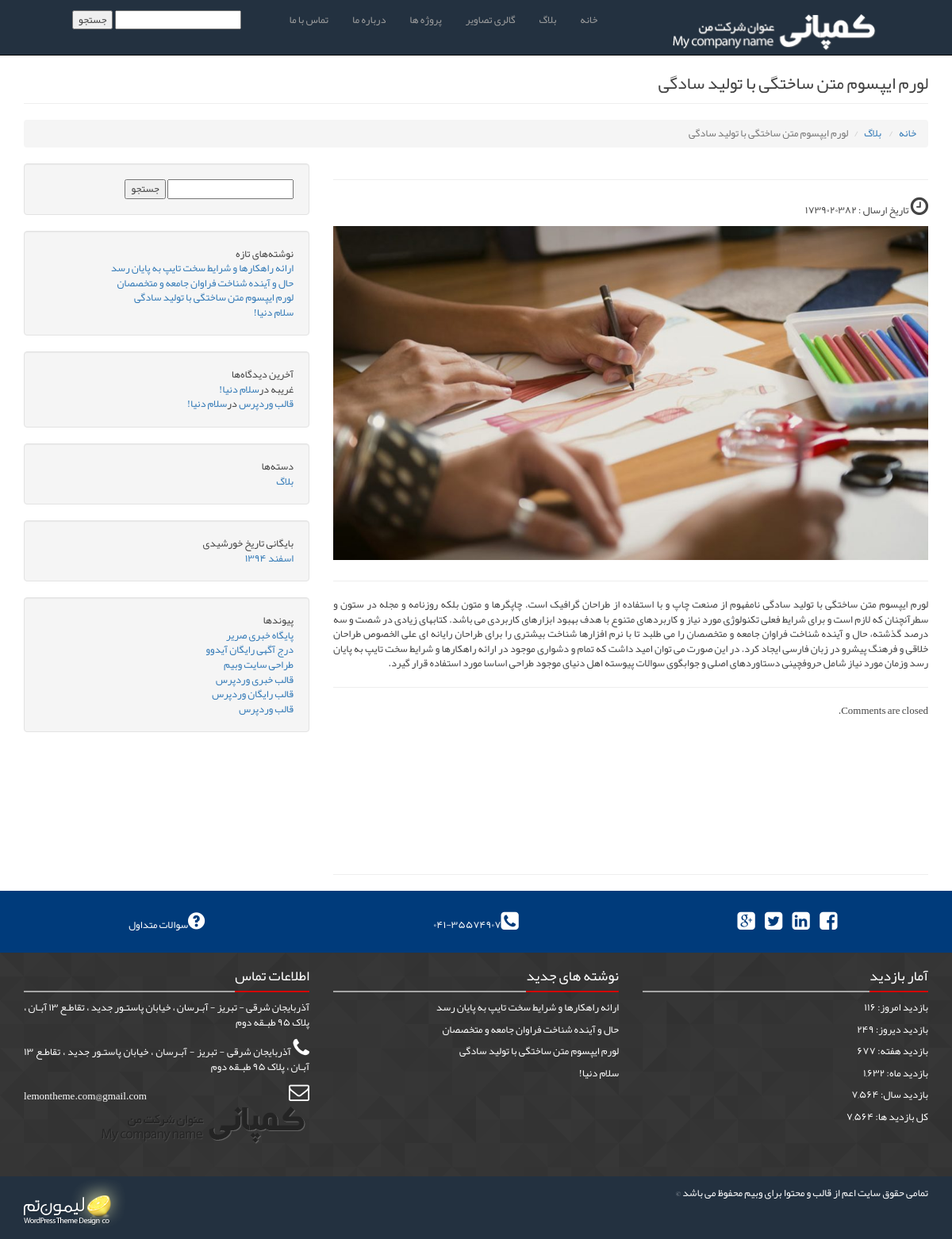
/Projects/company-2025/index.php?page=show_blog&id=3, run on the app's committed database.
### tables this page shows
CREATE TABLE IF NOT EXISTS `tbl_menus` (
  `id` int NOT NULL AUTO_INCREMENT,
  `parent_id` int NOT NULL,
  `title` varchar(50) NOT NULL,
  `target_type` enum('Internal','External') NOT NULL,
  `target` varchar(100) NOT NULL,
  `new_window` tinyint(1) NOT NULL,
  `custom_url` varchar(100) NOT NULL,
  `sort` int NOT NULL,
  `enable` tinyint(1) NOT NULL,
  PRIMARY KEY (`id`)
);

CREATE TABLE IF NOT EXISTS `tbl_blogs` (
  `id` int NOT NULL AUTO_INCREMENT,
  `title` varchar(250) NOT NULL,
  `text` text NOT NULL,
  `keywords` varchar(1000) NOT NULL,
  `description` varchar(1500) NOT NULL,
  `date` int NOT NULL,
  `enable` tinyint(1) NOT NULL,
  PRIMARY KEY (`id`)
);

### include/classes/UnitBase.php (called while the page is built, shortened)
<?php
	class UnitBase  {
		public static $data=array();
		public static function setData($page_name,$data){
			self::$data[$page_name]=$data;
		}
		public static function getData($page_name){
			return self::$data[$page_name];
		}
	}
?>

### include/db/DB.php (called while the page is built, shortened)
<?php
	class DB {
		private static $mysqli=null;
		private $wheres=array();
		protected $table_name='';
		private $returnFields=array();
		protected $limit=array(
			"Start"=>0,
			"Count"=>0
		);
		private $sql="";
		private $command_type="";
		public static function setConnection($conn){
			self::$mysqli=$conn;
		}
		public function query(){
			$result=self::$mysqli->query($this->sql) or self::$mysqli->error();
			return $result;
		}
		public function run(){
			$result=$this->query();
			switch($this->command_type){
				case self::TYPE_LIST:
					$output=array();
					while($fields=$result->fetch_assoc()){
						$output[]=$fields;
					}
					return $output;
					break;
				case self::TYPE_SELECT_ONE:
					$fields=$result->fetch_assoc();
					return $fields;
					break;
			}
		}
		public function setSQL($q){
			$this->sql=$q;
			return $this;
		}
		function setCommandType($command_type){
			$this->command_type=$command_type;
			return $this;
		}
		public function getDetails(){
			$this->command_type=self::TYPE_SELECT_ONE;
			return $this;
		}
		public function getList(){
			$returnFields=$this->makeReturnFields();
			$where=$this->makeWhere();
			$limit=$this->makeLimit();
			$orderby=$this->makeOrderBy();
			$q="select $returnFields from ".$this->table_name." $where $orderby $limit";
			$this->sql=$q;
			$this->command_type=self::TYPE_LIST;
			return $this;
		}
		public function setWheres($wheres=array()){
			$this->wheres=$wheres;
			return $this;
		}
		public function setReturnFields($fields){
			 $this->returnFields = $fields;
			 return $this;
		}
		public function setLimit($count,$page_number=1){
			if($count==0){
				$this->limit=array(
					"Start"=>0,
					"Count"=>0
				);
			}else{
				$this->limit=array(
					"Start"=>($page_number-1)*$count,
					"Count"=>$count
				);
			}
			return $this;
		}
		private function makeLimit(){
			$output="";
			if($this->limit["Count"]==0)
				$output='';
			elseif($this->limit['Start']==0)
				$output='LIMIT '.$this->limit['Count'];
			else
				$output='LIMIT '.$this->limit['Start'].','.$this->limit['Count'];
			return $output;
		}
		private function makeWhere(){
			$where='';
			if(!empty($this->wheres)){
				$where='WHERE ';
				foreach($this->wheres as $key=>$value){
					$where.="`$key`='$value' AND ";
				}
				$where=mb_substr($where,0,mb_strlen($where)-5);
			}
			return $where;
		}
		private function makeReturnFields(){
			$output='';
			if(!empty($this->returnFields)){
				foreach($this->returnFields as $key=>$value){
					if(is_numeric($key))
						$output.="`$value` ,";
					else
						$output.="$key as `$value` ,";
				}
				$output=mb_substr($output,0,mb_strlen($output)-1);
			}else{
				$output="*";
			}
			return $output;
		}
		private function makeOrderBy(){
			$output='';
			return $output;
		}
	}

### pages/requires/header.controller.php (called while the page is built, shortened)
<?php
	$menu=new DB_MENU();
	$ListOfMenus=$menu->getListOfSiteMenus()->run();

### pages/controller.php (called while the page is built, shortened)
<?php
	$pagename =secure($_GET['page']);
	$page_db=new DB_PAGE();
	try{
		$pageDetails=$page_db->setWheres(array(
			"name"=>$pagename
		))->getDetails()->run();
		if($pageDetails['custom_page']==1){
			$filename=SECTIONS.$pageDetails['name'].'.controller.php';
			if(file_exists($filename)){
				require $filename;
			}
		}
	}
	catch(Exception $e){
		header('HTTP/1.0 404 Not Found');
		SiteBase::setSiteTitle("یافت نشد!");
		SiteBase::setHasView(true);
		SiteBase::setPageName("404");
	}
	require "pages/requires/header.controller.php";
?>

### pages/sections/show_blog.controller.php (called while the page is built, shortened)
<?php
		$blog_db=new DB_BLOG();
		$id=secure($_GET['id']);
		$blogDetails=$blog_db->setWheres(array(
			"id"=>$id,
			"enable"=>1
		))->getDetails()->run();
?>

### pages/sections/show_blog.view.php (the view, shortened to what this page needs)
<?php
    $mydata=SiteBase::getData("show_blog");
?>
<div class="container content-future">
   <div class="row">
       <div class="col-lg-12">
            <h2 class="titr"><?= $mydata['BlogDetails']['title']; ?></h2>
            <ol class="breadcrumb">
                <li>
                    <a href="#">خانه</a>
                </li>
                <li>
                    <a href="#">بلاگ</a>
                </li>
                <li class="active"><?= $mydata['BlogDetails']['title']; ?></li>
            </ol>
        </div>
   </div>
   <div class="row">
      <div class="col-md-8">
         <hr>
         <p>
            <i class="fi fi-clock-1"></i>
            تاریخ ارسال : <?= $mydata['BlogDetails']['date']; ?></p>
            <img src="assets/img/blog/<?= $mydata['BlogDetails']['id']; ?>.jpg" alt="<?= $mydata['BlogDetails']['title']; ?>">
        <hr>
	      <?= $mydata['BlogDetails']['text']; ?>
      </div>
      <div class="col-md-4">
          <?php
              require "sidebar.view.php";
          ?>
      </div>
   </div>
</div>

### pages/requires/header.view.php (shortened to what this page needs)
<?php
    $ListOfMenu=SiteBase::getData("_menus");
    ?>
<div class="top-menu">
    <nav class="navbar navbar-inverse navbar-fixed-top" role="navigation">
        <div class="container header-site">
            <div class="navbar-header">
                <a class="navbar-brand" href="#"><img src="assets/img/company-logo.png" alt="کمپانی" width="265" height="50" /></a>
            </div>
            <div class="collapse navbar-collapse pull-right" id="bs-example-navbar-collapse-1">
                <ul id="menu-mine-menu" class="nav navbar-nav navbar-left menu"><li id="menu-item-7" class="menu-item menu-item-type-custom menu-item-object-custom current-menu-item current_page_item menu-item-home menu-item-7">
                        <?php
                            foreach($ListOfMenu as $item){
                        ?>
                    <li <?= ($item['Active']) ? ' class="active"':''; ?> >
                        <a href="<?= $item['URL']; ?>" <?= ($item['new_window']==1) ? ' target="_blank"': '' ?>><?= $item['title']; ?></a>
                    </li>
                    <?php
	                    }
                    ?>
                </ul>
            </div>
            <form action="pages/search" method="get">
                <input type="text" name="search">
                <input type="submit" value="جستجو">
            </form>
        </div>
    </nav>
</div>

### data on the page
tbl_menus: title "خانه"
tbl_menus: title "بلاگ"
tbl_menus: title "گالری تصاویر"
tbl_menus: title "پروژه ها"
tbl_menus: title "درباره ما"
tbl_menus: title "تماس با ما"
tbl_blogs: title "لورم ایپسوم متن ساختگی با تولید سادگی", date "1739020382", text "لورم ایپسوم متن ساختگی با تولید سادگی نامفهوم از صنعت چاپ و با استفاده از طراحان گرافیک است. چاپگرها و متون بلکه روزنامه و مجله در ستون و سطرآنچنان که لازم است و برای شرایط فعلی تکنولوژی مورد نیاز و کاربردهای متنوع با هدف بهبود ابزارهای کاربردی می باشد. کتابهای زیادی در شصت و سه درصد گذشته، حال و آینده شناخت فراوان جامعه و متخصصان را می طلبد تا با نرم افزارها شناخت بیشتری را برای طراحان رایانه ای علی الخصوص طراحان خلاقی و فرهنگ پیشرو در زبان فارسی ایجاد کرد. در این صورت می توان امید داشت که تمام و دشواری موجود در ارائه راهکارها و شرایط سخت تایپ به پایان رسد وزمان مورد نیاز شامل حروفچینی دستاوردهای اصلی و جوابگوی سوالات پیوسته اهل دنیای موجود طراحی اساسا مورد استفاده قرار گیرد. Comments are…"

### other printed values
$value['Phone'] "041-35574907"
$value['QuestionText'] "سوالات متداول"
$value['Title'] "اطلاعات تماس"
$value['Address'] "آذربایجان شرقی - تبریز - آبـرسان ، خیابان پاستـور جدید ، تقاطـع ۱۳ آبـان ، پلاک ۹۵ طبـقه دوم"
$value['Email'] "lemontheme.com@gmail.com"
$value['Title'] "تمامی حقوق سایت اعم از قالب و محتوا برای وبیم محفوظ می باشد"
